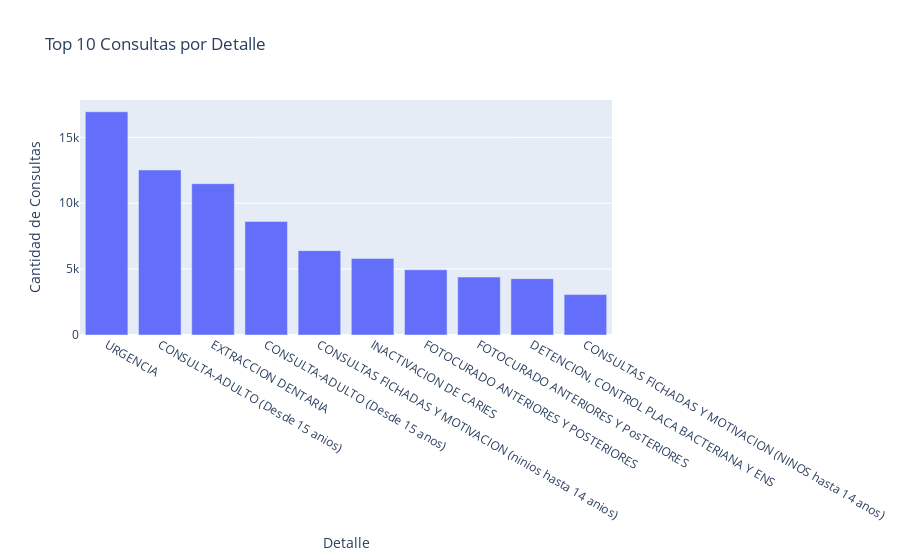

Notebook cell for this chart:
### Code cell
import pandas as pd
import plotly.express as px

# Supongamos que tienes tu DataFrame llamado 'df' con los datos
# ... (procesa los datos como se mostró anteriormente)

# Eliminar filas con 'detalle' igual a '#¡REF!'
df = df[df['detalle'] != '#¡REF!']

# Calcular la cantidad de consultas por detalle
atenciones_detalle = df.groupby(['detalle'])['consulta_cantidad'].sum().reset_index()

# Seleccionar las 10 mayores consultas
top_10_consultas = atenciones_detalle.nlargest(10, 'consulta_cantidad')

# Crear el gráfico de barras
fig = px.bar(top_10_consultas, x='detalle', y='consulta_cantidad',
             title='Top 10 Consultas por Detalle',
             labels={'detalle': 'Detalle', 'consulta_cantidad': 'Cantidad de Consultas'})

fig.update_xaxes(title_text='Detalle')
fig.update_yaxes(title_text='Cantidad de Consultas')

# Mostrar el gráfico interactivo
fig.show()

# Guardar la imagen en formato PNG para PowerPoint
fig.write_image("grafico_consultas_detalle_top_10.png")

### Figure 1 — Plotly figure (JSON) as saved in the notebook; plotly's stock layout.template omitted (floating-point values rounded to 4 significant figures)
{"data": [{"alignmentgroup": "True", "hovertemplate": "Detalle=%{x}<br>Cantidad de Consultas=%{y}<extra></extra>", "legendgroup": "", "marker": {"color": "#636efa", "pattern": {"shape": ""}}, "name": "", "offsetgroup": "", "orientation": "v", "showlegend": false, "textposition": "auto", "type": "bar", "x": ["URGENCIA", "CONSULTA-ADULTO (Desde 15 anios)", "EXTRACCION DENTARIA", "CONSULTA-ADULTO (Desde 15 anos)", "CONSULTAS FICHADAS Y MOTIVACION (ninios hasta 14 anios)", "INACTIVACION DE CARIES", "FOTOCURADO ANTERIORES Y POSTERIORES", "FOTOCURADO ANTERIORES Y PosTERIORES", "DETENCION, CONTROL PLACA BACTERIANA Y ENS", "CONSULTAS FICHADAS Y MOTIVACION (NINOS hasta 14 anos)"], "xaxis": "x", "y": [16939, 12520, 11480, 8618, 6401, 5811, 4949, 4394, 4276, 3067], "yaxis": "y"}], "layout": {"barmode": "relative", "legend": {"tracegroupgap": 0}, "title": {"text": "Top 10 Consultas por Detalle"}, "xaxis": {"anchor": "y", "domain": [0, 1], "title": {"text": "Detalle"}}, "yaxis": {"anchor": "x", "domain": [0, 1], "title": {"text": "Cantidad de Consultas"}}}}
